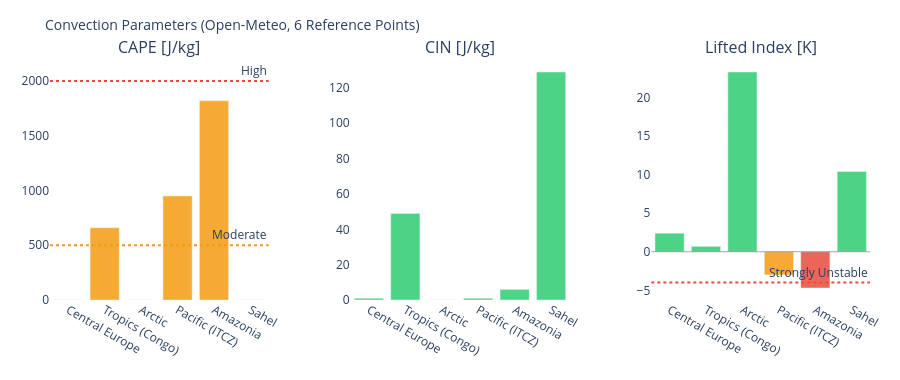

The cell this chart's notebook holds for it:
### Markdown cell above
---
## 3. Visualizations

### Code cell
# ============================================================
# CAPE / CIN / LIFTED INDEX – Convection potential
# ============================================================

if not df_atm.empty:
    fig = make_subplots(
        rows=1, cols=3,
        subplot_titles=['CAPE [J/kg]', 'CIN [J/kg]', 'Lifted Index [K]'],
        horizontal_spacing=0.1
    )
    pts = df_atm['point'].tolist()
    pt_colors = ['#E85D24','#185FA5','#888780','#378ADD','#639922','#F2A623']

    # CAPE – höher = mehr Gewitterpotential
    cape_vals = df_atm['cape'].fillna(0).tolist()
    cape_colors = ['#e74c3c' if v > 2000 else '#f39c12' if v > 500 else '#2ecc71'
                   for v in cape_vals]
    fig.add_trace(go.Bar(x=pts, y=cape_vals, marker_color=cape_colors,
                         opacity=0.85, showlegend=False), row=1, col=1)
    fig.add_hline(y=2000, line_dash='dot', line_color='#e74c3c',
                  annotation_text='High', row=1, col=1)
    fig.add_hline(y=500,  line_dash='dot', line_color='#f39c12',
                  annotation_text='Moderate', row=1, col=1)

    # CIN – negativer = stärker gedeckelt (weniger Auslöse)
    cin_vals = df_atm['cin'].fillna(0).tolist()
    cin_colors = ['#e74c3c' if v < -200 else '#f39c12' if v < -50 else '#2ecc71'
                  for v in cin_vals]
    fig.add_trace(go.Bar(x=pts, y=cin_vals, marker_color=cin_colors,
                         opacity=0.85, showlegend=False), row=1, col=2)

    # Lifted Index – negativ = instabil
    li_vals = df_atm['li'].fillna(0).tolist()
    li_colors = ['#e74c3c' if v < -4 else '#f39c12' if v < 0 else '#2ecc71'
                 for v in li_vals]
    fig.add_trace(go.Bar(x=pts, y=li_vals, marker_color=li_colors,
                         opacity=0.85, showlegend=False), row=1, col=3)
    fig.add_hline(y=0, line_color='gray', line_width=0.7, row=1, col=3)
    fig.add_hline(y=-4, line_dash='dot', line_color='#e74c3c',
                  annotation_text='Strongly Unstable', row=1, col=3)

    fig.update_layout(
        title=dict(text='Convection Parameters (Open-Meteo, 6 Reference Points)', font=dict(size=14)),
        height=380, plot_bgcolor='rgba(0,0,0,0)', paper_bgcolor='rgba(0,0,0,0)',
        margin=dict(l=50, r=30, t=60, b=80)
    )
    fig.update_xaxes(tickangle=30)
    fig.show()

### Figure 1 — Plotly figure (JSON) as saved in the notebook; plotly's stock layout.template omitted (floating-point values rounded to 4 significant figures)
{"data": [{"marker": {"color": ["#2ecc71", "#f39c12", "#2ecc71", "#f39c12", "#f39c12", "#2ecc71"]}, "opacity": 0.85, "showlegend": false, "type": "bar", "x": ["Central Europe", "Tropics (Congo)", "Arctic", "Pacific (ITCZ)", "Amazonia", "Sahel"], "xaxis": "x", "y": [0.0, 660.0, 0.0, 950.0, 1820.0, 0.0], "yaxis": "y"}, {"marker": {"color": ["#2ecc71", "#2ecc71", "#2ecc71", "#2ecc71", "#2ecc71", "#2ecc71"]}, "opacity": 0.85, "showlegend": false, "type": "bar", "x": ["Central Europe", "Tropics (Congo)", "Arctic", "Pacific (ITCZ)", "Amazonia", "Sahel"], "xaxis": "x2", "y": [1.0, 49.0, 0.0, 1.0, 6.0, 129.0], "yaxis": "y2"}, {"marker": {"color": ["#2ecc71", "#2ecc71", "#2ecc71", "#f39c12", "#e74c3c", "#2ecc71"]}, "opacity": 0.85, "showlegend": false, "type": "bar", "x": ["Central Europe", "Tropics (Congo)", "Arctic", "Pacific (ITCZ)", "Amazonia", "Sahel"], "xaxis": "x3", "y": [2.4, 0.7, 23.3, -3.0, -4.7, 10.4], "yaxis": "y3"}], "layout": {"annotations": [{"font": {"size": 16}, "showarrow": false, "text": "CAPE [J/kg]", "x": 0.1333, "xanchor": "center", "xref": "paper", "y": 1.0, "yanchor": "bottom", "yref": "paper"}, {"font": {"size": 16}, "showarrow": false, "text": "CIN [J/kg]", "x": 0.5, "xanchor": "center", "xref": "paper", "y": 1.0, "yanchor": "bottom", "yref": "paper"}, {"font": {"size": 16}, "showarrow": false, "text": "Lifted Index [K]", "x": 0.8667, "xanchor": "center", "xref": "paper", "y": 1.0, "yanchor": "bottom", "yref": "paper"}, {"showarrow": false, "text": "High", "x": 1, "xanchor": "right", "xref": "x domain", "y": 2000, "yanchor": "bottom", "yref": "y"}, {"showarrow": false, "text": "Moderate", "x": 1, "xanchor": "right", "xref": "x domain", "y": 500, "yanchor": "bottom", "yref": "y"}, {"showarrow": false, "text": "Strongly Unstable", "x": 1, "xanchor": "right", "xref": "x3 domain", "y": -4, "yanchor": "bottom", "yref": "y3"}], "height": 380, "margin": {"b": 80, "l": 50, "r": 30, "t": 60}, "paper_bgcolor": "rgba(0,0,0,0)", "plot_bgcolor": "rgba(0,0,0,0)", "shapes": [{"line": {"color": "#e74c3c", "dash": "dot"}, "type": "line", "x0": 0, "x1": 1, "xref": "x domain", "y0": 2000, "y1": 2000, "yref": "y"}, {"line": {"color": "#f39c12", "dash": "dot"}, "type": "line", "x0": 0, "x1": 1, "xref": "x domain", "y0": 500, "y1": 500, "yref": "y"}, {"line": {"color": "gray", "width": 0.7}, "type": "line", "x0": 0, "x1": 1, "xref": "x3 domain", "y0": 0, "y1": 0, "yref": "y3"}, {"line": {"color": "#e74c3c", "dash": "dot"}, "type": "line", "x0": 0, "x1": 1, "xref": "x3 domain", "y0": -4, "y1": -4, "yref": "y3"}], "title": {"font": {"size": 14}, "text": "Convection Parameters (Open-Meteo, 6 Reference Points)"}, "xaxis": {"anchor": "y", "domain": [0.0, 0.2667], "tickangle": 30}, "xaxis2": {"anchor": "y2", "domain": [0.3667, 0.6333], "tickangle": 30}, "xaxis3": {"anchor": "y3", "domain": [0.7333, 1.0], "tickangle": 30}, "yaxis": {"anchor": "x", "domain": [0.0, 1.0]}, "yaxis2": {"anchor": "x2", "domain": [0.0, 1.0]}, "yaxis3": {"anchor": "x3", "domain": [0.0, 1.0]}}}
